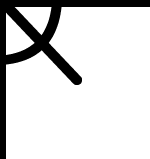
#> input picture Image Processing/calibrationPoint.png, 150 x 159 px
$ python img_processing.py -i calibrationPoint.png   (Python 2 division)
#> lines starting #> are read from the running program, lines starting #| are printed output that depends on the picture; after the words box and inside, x2 and y2 are one past the last pixel; in counts of white or black regions, pixels touching at a corner belong together
#!/usr/bin/env python

import Image
from argparse import ArgumentParser
import os.path

# size for output image
dpi = 200.0
outImg_w = int(6.49 * dpi)
outImg_h = int(4.13 * dpi)

# Checks to see if a filename is valid
def is_valid_file(parser, arg):
    if not os.path.exists(arg):
        parser.error("The file %s does not exist!" % arg)
    else:
        return open(arg, 'rb')  # return an open file handle

def main():
	# Open the image
	# im = Image.open("img.jpg")
	# im = Image.open("test2.png")
	im = Image.open(args.filename)
#> im is the input picture: PIL image 150x159 RGB; min 0, max 255, mean 215.2

	# Get pixel data for callibration point
	callibrateImg = Image.open("calibrationPoint.png")
	# callibrateImg = callibrateImg.getdata()

	print "Imput Image Details: "
	print "Size (X, Y): ", im.size
#| Size (X, Y):  (150, 159)
	print "Format: ", im.format
#| Format:  PNG
	print "Color Mode: ", im.mode
#| Color Mode:  RGB

	out = open(args.filename.name[0:-3] + "ECE", "wb+")

	# Resize and convert to greyscale for sd card
	sd_img = im.resize((args.x_pos, args.y_pos), 3).convert('1')
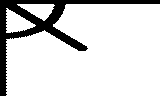
#> sd_img: PIL image 160x96 1; 84.6% white; 1 black region, box (x1, y1, x2, y2) and area: (0, 0, 160, 96) 2368

	# Resize and convert image for printing
	out_img = im.resize((outImg_w, outImg_h), 3)
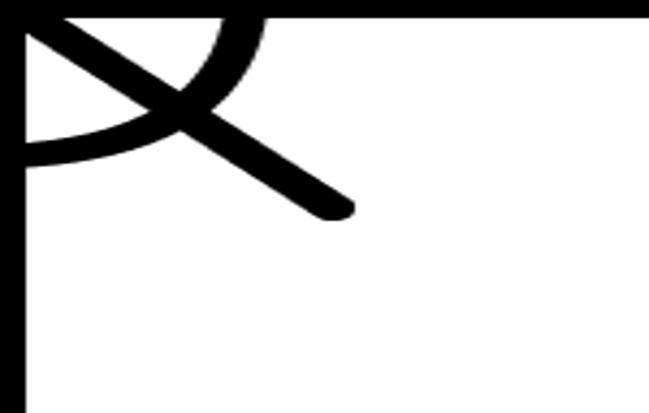
#> out_img: PIL image 1298x826 RGB (shown at 1/2 size); min 0, max 255, mean 215.2

	# copy data onto new image
	# left upper, right lower
	out_x, out_y = out_img.size
#> out_x = 1298; out_y = 826

	# Copy into top left
	x, y = callibrateImg.size
#> x = 150; y = 159
	out_img.paste(callibrateImg, (0, 0, x, y))

	# Copy into top right
	callibrateImg = callibrateImg.rotate(270)
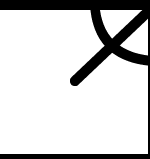
#> callibrateImg: PIL image 150x159 RGB; min 0, max 255, mean 209.1
	x, y = callibrateImg.size
	out_img.paste(callibrateImg, (out_x - x , 0, out_x , y))
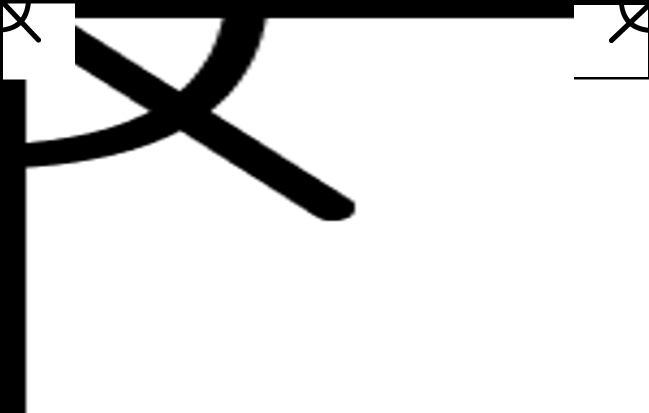
#> out_img: PIL image 1298x826 RGB (shown at 1/2 size); min 0, max 255, mean 218.8

	# copy bottom right
	callibrateImg = callibrateImg.rotate(270)
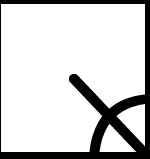
#> callibrateImg: PIL image 150x159 RGB; min 0, max 255, mean 209.1
	x, y = callibrateImg.size
	out_img.paste(callibrateImg, (out_x - x , out_y - y, out_x , out_y))

	# copy bottom left
	callibrateImg = callibrateImg.rotate(270)
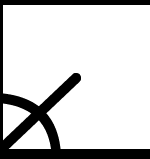
#> callibrateImg: PIL image 150x159 RGB; min 0, max 255, mean 207.5
	x, y = callibrateImg.size
	out_img.paste(callibrateImg, (0 , out_y - y, x, out_y))


	out_img.save(open("out.jpg", "wb+"))

	# option to save the image sent to the sd card
	# sd_img.save(open("sdout.jpg", "w+"))

	print sd_img.size
#| (160, 96)
	# write data to the output file
	# out.write(str(args.x_pos))
	# out.write(',')
	# out.write(str(args.y_pos))
	out.write(sd_img.tostring())
	out.close()

parser = ArgumentParser(description='Converts Images for use with the Haptic Feedback System')

parser.add_argument("-i", dest="filename", required=True,
                    help="input image file", metavar="FILE",
                    type=lambda x: is_valid_file(parser, x))

parser.add_argument('--width', dest='x_pos', action='store',
					default=160,
                   help='Width Value')

parser.add_argument('--height', dest='y_pos', action='store',
					default=96,
                   help='Height Value')

args = parser.parse_args()


if __name__ == '__main__':
	main()

$ run again, with Image Processing/Examples/img.jpg saved as Image Processing/calibrationPoint.png
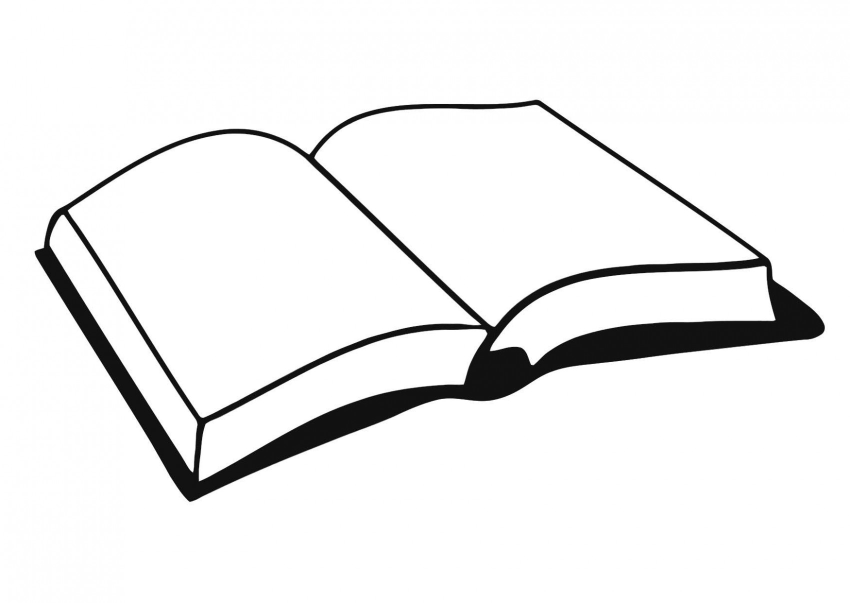
#> input picture Image Processing/Examples/img.jpg, 1700 x 1205 px (shown at 1/2 size)
#> in main, im is the input picture: PIL image 1700x1205 RGB; min 0, max 255, mean 238.5
#| Size (X, Y):  (1700, 1205)
#| Format:  PNG
#| Color Mode:  RGB
#> in main, `sd_img = im.resize((args.x_pos, args.y_pos), 3).convert('1')`:
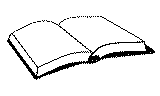
#> sd_img: PIL image 160x96 1; 93.5% white; 18 black regions (17 under 20 px), largest, box (x1, y1, x2, y2) and area: (7, 16, 155, 80) 952
#> in main, `out_img.paste(callibrateImg, (0 , out_y - y, x, out_y))`:
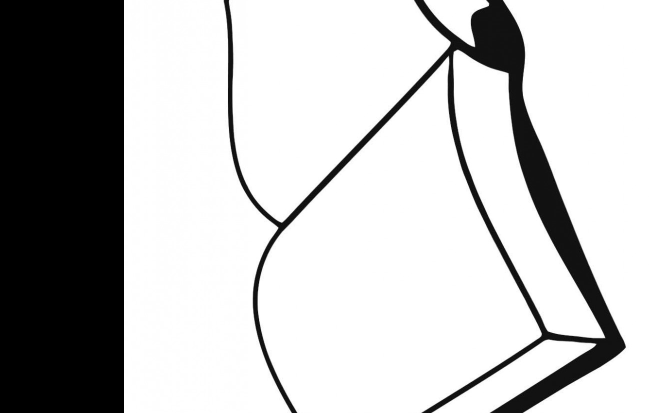
#> out_img: PIL image 1298x826 RGB (shown at 1/2 size); min 0, max 255, mean 189.4
#| (160, 96)
